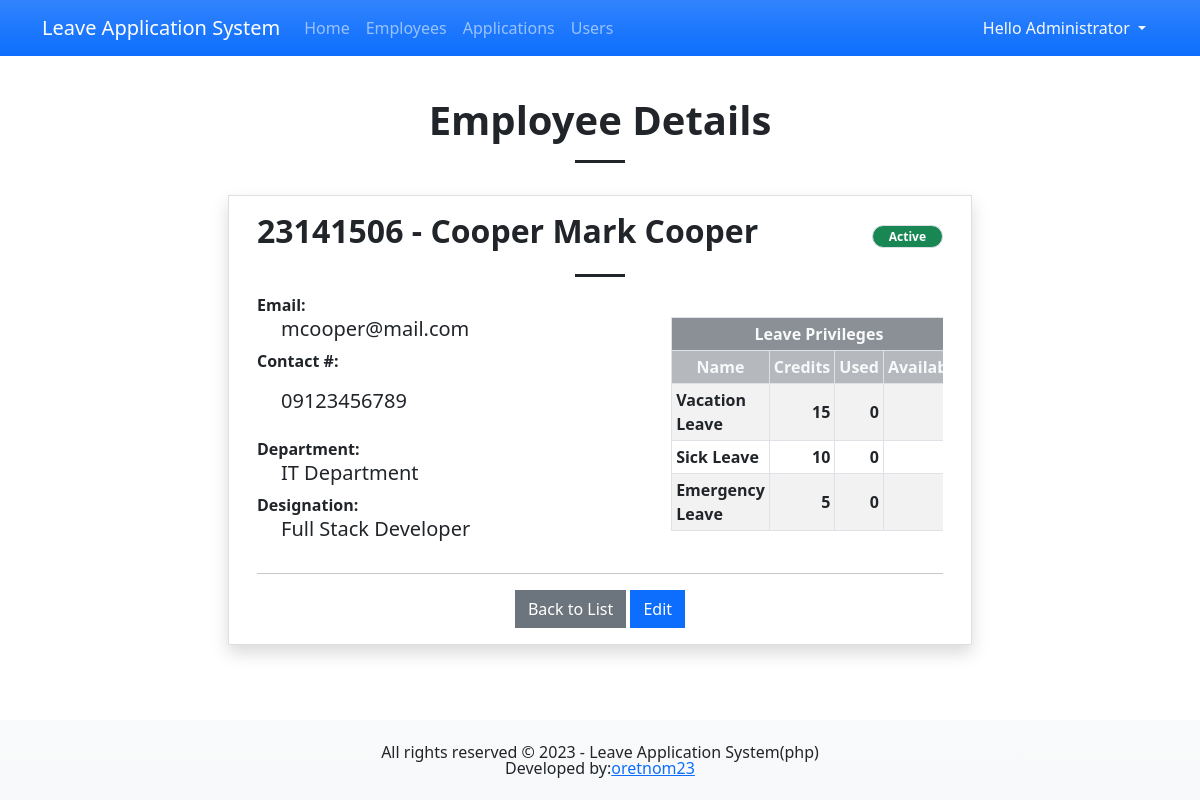
/?page=view_employee&id=2 (signed in), run on the app's committed database.
### tables this page shows
CREATE TABLE `employee_list` (
            `employee_id` INTEGER NOT NULL PRIMARY KEY AUTOINCREMENT,
            `code` INTEGER NOT NULL,
            `firstname` TEXT NOT NULL,
            `middlename` TEXT NOT NULL,
            `lastname` TEXT NOT NULL,
            `email` TEXT NOT NULL,
            `contact` TEXT NOT NULL,
            `department` TEXT NOT NULL,
            `designation` TEXT NOT NULL,
            `status` TINYINT(2) NOT NULL Default 1,
            `date_created` TIMESTAMP DEFAULT CURRENT_TIMESTAMP
        );

CREATE TABLE `leave_priv_list` (
            `leave_priv_id` INTEGER NOT NULL PRIMARY KEY AUTOINCREMENT,
            `employee_id` INTEGER NOT NULL,
            `name` TEXT NOT NULL,
            `credits` TINYINT(5) NOT NULL,
            `date_created` TIMESTAMP DEFAULT CURRENT_TIMESTAMP,
            FOREIGN KEY(`employee_id`) REFERENCES `employee_list`(`employee_id`)
        );

### view_employee.php (the view, shortened to what this page needs)
<?php
if(isset($_GET['id']) && $_GET['id'] > 0){
    $sql = "SELECT *, (`lastname` || ' ' ||  `firstname` ||  ' ' || `lastname`) as `fullname` FROM `employee_list` where `employee_id` = '{$_GET['id']}' ";
    $query = $conn->query($sql);
    $data = $query->fetchArray();
}else{
    throw new ErrorException("This page requires a valid ID.");
}
?>
<h1 class="text-center fw-bolder">Employee Details</h1>
<hr class="mx-auto opacity-100" style="width:50px;height:3px">
<div class="col-lg-8 col-md-10 col-sm-12 mx-auto py-3">
    <div class="card rounded-0 shadow">
        <div class="card-body rounded-0">
            <div class="container-fluid">
                <div class="d-flex align-items-center">
                    <div class="col-auto flex-shrink-1 flex-grow-1">
                        <h2><b><?= $data['code'] ?? "" ?> - <?= $data['fullname'] ?? "" ?></b></h2>
                    </div>
                    <div class="col-auto">
                        <?php if(isset($data['status'])):
                            switch($data['status']){
                                case 1:
                                    echo "<span class='badge bg-success border rounded-pill px-3'>Active</span>";
                                    break;
                            }
                        endif;
                        ?>
                    </div>
                </div>
                <hr class="mx-auto border-primary opacity-100" style="width:50px;height:3px">
                <div class="row">
                    <div class="col-lg-7 col-md-6 col-sm-12 col-12">
                        <dl>
                            <dt class="text-body-tertiary">Email:</dt>
                            <dd class="ps-4 h5 fw-lighter"><?= $data['email'] ?? "" ?></dd>
                            <dt class="text-body-tertiary">Contact #:</dt>
                            <dd class="ps-4 h5 fw-lighter py-3"><?= $data['contact'] ?? "" ?></dd>
                            <dt class="text-body-tertiary">Department:</dt>
                            <dd class="ps-4 h5 fw-lighter"><?= $data['department'] ?? "" ?></dd>
                            <dt class="text-body-tertiary">Designation:</dt>
                            <dd class="ps-4 h5 fw-lighter"><?= $data['designation'] ?? "" ?></dd>
                        </dl>
                    </div>
                    <div class="col-lg-5 col-md-6 col-sm-12 col-12">
                        <div class="table-responsive mx-0 mt-4 mb-2">
                            <table class="table table-sm table-hover table-bordered table-striped" id="leave_priv_tbl">
                                <colgroup>
                                    <col width="55%">
                                    <col width="15%">
                                    <col width="15%">
                                    <col width="15%">
                                </colgroup>
                                    <tr class="bg-secondary bg-opacity-75 text-light">
                                        <th colspan="4" class="text-center">Leave Privileges</th>
                                    </tr>
                                    <tr class="bg-secondary bg-opacity-50 text-light">
                                        <th class="text-center">Name</th>
                                        <th class="text-center">Credits</th>
                                        <th class="text-center">Used</th>
                                        <th class="text-center">Available</th>
                                    </tr>
                                <tbody>
                                    <?php
                                    if(isset($data['employee_id'])):
                                    $sql = "SELECT * FROM `leave_priv_list` where `employee_id` = '{$data['employee_id']}'";
                                    $qry = $conn->query($sql);
                                    while($row = $qry->fetchArray()):
                                        $used = 0;
                                        $row['used'] = $used;
                                        $row['available'] = $row['credits'] - $used;
                                    ?>
                                    <tr>
                                        <td><b><?= $row['name'] ?></b></td>
                                        <td class="text-end"><b><?= number_format($row['credits']) ?></b></td>
                                        <td class="text-end"><b><?= number_format($row['used']) ?></b></td>
                                        <td class="text-end"><b><?= number_format($row['available']) ?></b></td>
                                    </tr>
                                    <?php endwhile; ?>
                                    <?php endif; ?>
                                </tbody>
                            </table>
                        </div>
                    </div>
                </div>
                <hr>
                <div class="text-center">
                    <a href="./?page=employees" class="btn btn btn-secondary rounded-0">Back to List</a>
                    <a href="./?page=manage_employee&id=<?= $data['employee_id'] ?? "" ?>" class="btn btn btn-primary rounded-0">Edit</a>
                </div>
            </div>
        </div>
    </div>
</div>

### index.php (shortened to what this page needs)
<?php
$page = $_GET['page'] ?? 'home';
?>
<!DOCTYPE html>
<html lang="en">
<head>
    <link rel="stylesheet" href="./css/bootstrap.min.css">
    <link rel="stylesheet" href="./css/custom.css">
</head>
<body>
    <main>
    <nav class="navbar navbar-expand-lg navbar-dark bg-primary bg-gradient" id="topNavBar">
        <div class="container">
            <a class="navbar-brand" href="./">
            Leave Application System
            </a>
            <div class="collapse navbar-collapse" id="navbarNav">
                <ul class="navbar-nav">
                    <li class="nav-item">
                        <a class="nav-link <?php echo ($page == 'home')? 'active' : '' ?>" aria-current="page" href="./">Home</a>
                    </li>
                    <li class="nav-item">
                        <a class="nav-link <?php echo ($page == 'employees')? 'active' : '' ?>" aria-current="page" href="./?page=employees">Employees</a>
                    </li>
                    <li class="nav-item">
                        <a class="nav-link <?php echo ($page == 'applications')? 'active' : '' ?>" aria-current="page" href="./?page=applications">Applications</a>
                    </li>
                    <li class="nav-item">
                        <a class="nav-link <?php echo ($page == 'users')? 'active' : '' ?>" aria-current="page" href="./?page=users">Users</a>
                    </li>
                </ul>
            </div>
            <div class="dropdown">
                <button class="btn btn-secondary dropdown-toggle bg-transparent  text-light border-0" type="button" id="dropdownMenuButton1" data-bs-toggle="dropdown" aria-expanded="false">
                    Hello <?php echo $_SESSION['fullname'] ?>
                </button>
            </div>
        </div>
    </nav>
    <div class="container-md py-3" id="page-container">
        <div class="my-4">
            <?php include($page.".php");  ?>
        </div>
    </div>
    <footer class="position-fixed bottom-0 w-100 bg-gradient bg-light">
        <div class="lh-1 container py-4">
            <div class="text-center">All rights reserved &copy; <?= date("Y") ?> - Leave Application System(php)</div>
            <div class="text-center">Developed by:<a href="mailto:oretnom23@gmail.com" class='text-body-tertiary'>oretnom23</a></div>
        </div>
    </footer>
</body>
</html>

### css/custom.css (style rules this page uses)
html, body { margin: unset; height: 100%; width: 100%; overflow-x: hidden; }
body { padding-bottom:5em; }
table th, table td { vertical-align: middle !important; }

### data on the page
employee_list: code "23141506", email "mcooper@mail.com", contact "09123456789", department "IT Department", designation "Full Stack Developer"
leave_priv_list: name "Vacation Leave", credits "15", used "0"
leave_priv_list: name "Sick Leave", credits "10", used "0"
leave_priv_list: name "Emergency Leave", credits "5", used "0"

### other printed values
$_SESSION['fullname'] "Administrator"
$data['fullname'] "Cooper Mark Cooper"
